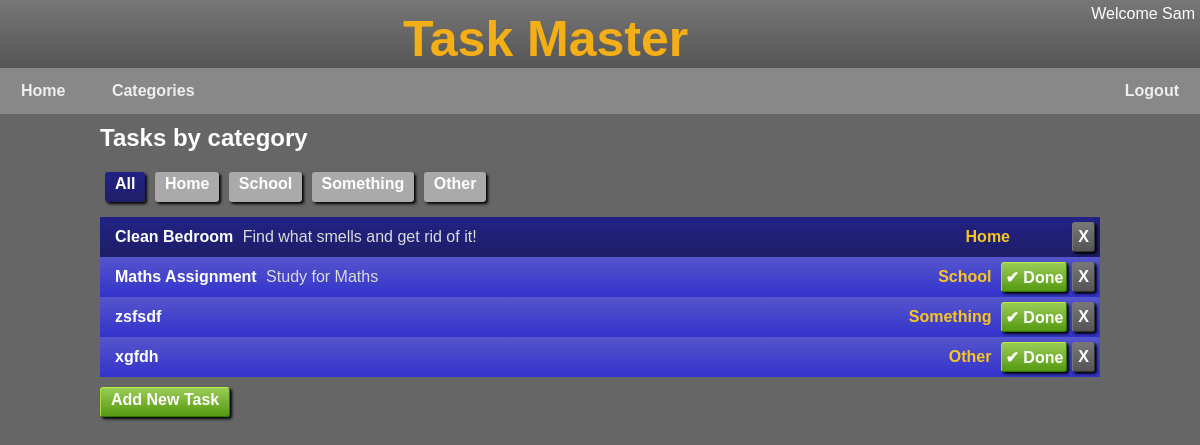
/categorytasks/All (signed in), run on an earlier commit of the app's database.
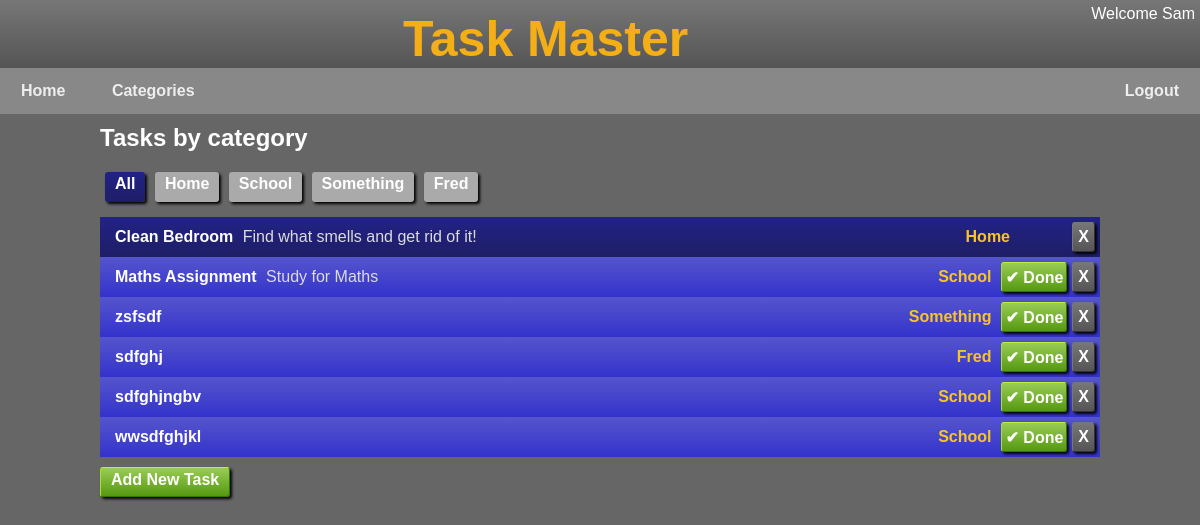
And on a later commit of the database.
### app/models/task.py (models this page shows, shortened)
class Task(db.Model):
  id = db.Column(db.Integer, primary_key=True)
  user_id = db.Column(db.Integer, db.ForeignKey('user.id'))
  name = db.Column(db.String(32))
  description = db.Column(db.String(250))
  category = db.Column(db.String(10))
  status = db.Column(db.Integer,default=STS_NEW)
  due_by = db.Column(db.DateTime)
  created_at = db.Column(db.DateTime, default=db.func.datetime('now'))
  def is_outstanding(self):
    return self.status < STS_COMPLETED

### app/main/main_routes.py (the view)
@bp.route('/categorytasks/<category>')
@login_required
def category_tasks(category):
    if category == 'All':
        tasks = current_user.tasks
    elif category == 'Other':
        tasks = Task.query.filter_by(user_id=current_user.id, category='').all()
    else:
      tasks = Task.query.filter_by(user_id=current_user.id, category=category).all()
    categories_rows = Task.query.with_entities(Task.category).filter_by(user_id=current_user.id).distinct()
    categories = [row[0] for row in categories_rows]
    for cat in categories:
      if not cat:
        categories.remove(cat)
        categories.append('Other')
    categories = ['All'] + categories
    return render_template('category_tasks.html', tasks=tasks, categories=categories, selected_category=category)

### app/main/__init__.py (called while the page is built)
def init_app(app):
    app.register_blueprint(bp)
    app.register_error_handler(403, error_forbidden)
    app.jinja_options['finalize'] = lambda x: x if x is not None else '' #prevent Jinja from printing None
    login.login_view = 'main.login'
    login.init_app(app)
    @app.context_processor
    def inject_default_template_variables():
         return dict(h=helpers)
    @app.before_request
    def update_last_seen():
      if current_user.is_authenticated:
        current_user.update_last_seen()

### app/models/user.py (called while the page is built)
@login.user_loader
def load_user(id):
  return User.query.get(int(id))

  def update_last_seen(self):
    last_seen = self.last_seen if self.last_seen else datetime.fromtimestamp(0)
    if (datetime.utcnow() - last_seen).total_seconds() > 600:  # More than 10 minutes ago
     self.last_seen = datetime.utcnow()
     db.session.commit()

### app/templates/category_tasks.html
{% extends "base.html" %}
{% block head %}
  <link rel="stylesheet" href="{{ url_for('static', filename='tasks.css') }}">
{% endblock %}
{% block content %}
  <h2>Tasks by category</h2>
  <div id="category-list">
    {% for category in categories %}
      <a href="{{ url_for('main.category_tasks', category=category) }}"
        {% if category == selected_category %}
          class="selected"
        {% endif %}>
        {{ category }}</a>
    {% endfor %}
  </div>
  {% include '_task_list.html' %}
  <div class="actions">
    <a href="{{ url_for('main.new_task',category=selected_category) }}">Add New Task</a>
  </div>
{% endblock %}

### app/templates/_task_list.html
<div class="tasks">
    {% for task in tasks %}
      {% if task.is_outstanding() %}
        <a class="task sts-sts-{{task.status}}" href="{{ url_for('main.edit_task', id=task.id) }}">
      {% else %}
        <div class="task sts-{{task.status}}">
      {% endif %}
        <div class="task-info">
          <div class="task-name">
            {{ task.name }}
          </div>
          <div class="task-description">
            {{ task.description }}
          </div>
      </div>
        <div class="task-category">
          {{ task.category or 'Other' }}
        </div>
        <div class="task-btns">
          <form action="{{ url_for('main.delete_task', id=task.id) }}" method="POST">
              <input class="delete" type="submit" value="X" onclick="return confirm('Delete Task {{task.name}}\n.Are You Sure?')">
          </form>
          {% if task.is_outstanding() %}
            <form action="{{ url_for('main.complete_task', id=task.id) }}" method="POST">
              <input class="done" type="submit" value="&#x2714 Done">
            </form>
          {% endif %}
        </div>
      {% if task.is_outstanding() %}
        </a>
      {% else %}
        </div>
      {% endif %}
    {% endfor %}
  </div>

What changed in the data, as far as the page shows it:
removed Task: name "xgfdh", category "Other"
added Task: name "sdfghj", category "Fred"
added Task: name "sdfghjngbv", category "School"
added Task: name "wwsdfghjkl", category "School"
Also different on the page:
new list line: "Fred"
list line gone: "Other"
